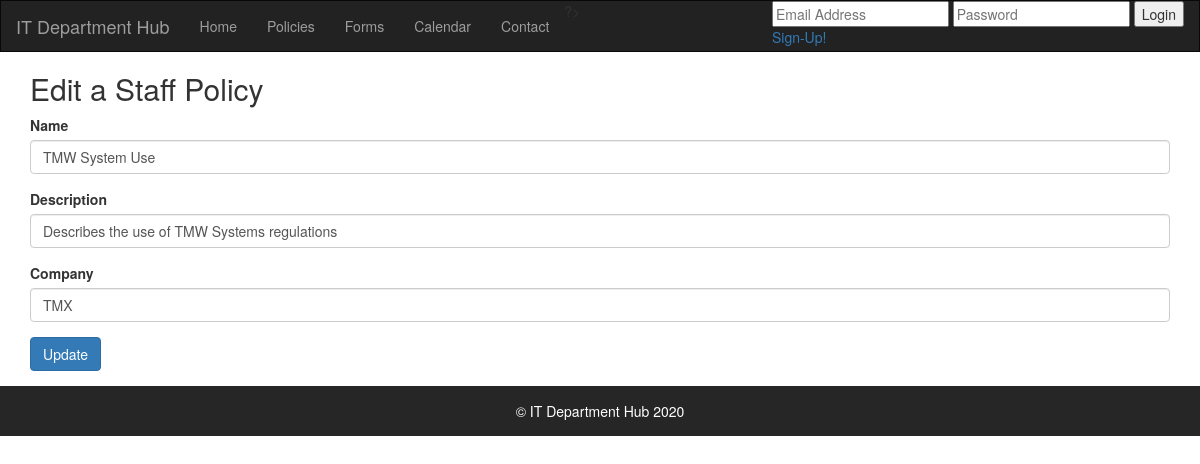
The page /includes/updatepolicy.php?edit=11 on the database its author committed.
### tables this page shows
CREATE TABLE IF NOT EXISTS `policies` (
  `id` int(11) NOT NULL AUTO_INCREMENT,
  `name` varchar(100) NOT NULL,
  `description` varchar(255) NOT NULL,
  `company` varchar(30) NOT NULL,
  PRIMARY KEY (`id`)
);

### includes/updatepolicy.php (the view, shortened to what this page needs)
<?php
require 'dbconnect.php';
$name='';
$description='';
$company='';
if (isset($_GET['edit'])) {
    $id = $_GET['edit'];
    $result = $conn->query("SELECT * FROM policies where id=$id") or die($conn->error);
    if($result->num_rows) {
        $row = $result->fetch_array();
        $name = $row['name'];
        $description = $row['description'];
        $company = $row['company'];
    }
}
?>
<?php require '../header.php'; ?>
<div class="container">
    <div class="card mt-5">
        <div class="card-header">
            <h2>Edit a Staff Policy</h2>
        </div>
        <div class="card-body">
            <form action = "" method="POST">
        <div class="form-group">
            <label>Name</label>
            <input type="text" name="name" class="form-control" value="<?php echo $name; ?>">
        </div>
        <div class="form-group">
            <label>Description</label>
            <input type="text" name="description" class="form-control" value="<?php echo $description; ?>">
        </div>
        <div class="form-group">
            <label>Company</label>
            <input type="text" name="company" class="form-control" value="<?php echo $company; ?>">
        </div>
        <div class="form-group">
            <button type="submit" class="btn btn-primary" name="update">Update</button>
        </div>
    </form>
        </div>
    </div>
</div>
<?php require '../footer.php'; ?>

### rows shown on the page
policies: name "TMW System Use", description "Describes the use of TMW Systems regulations", company "TMX"
